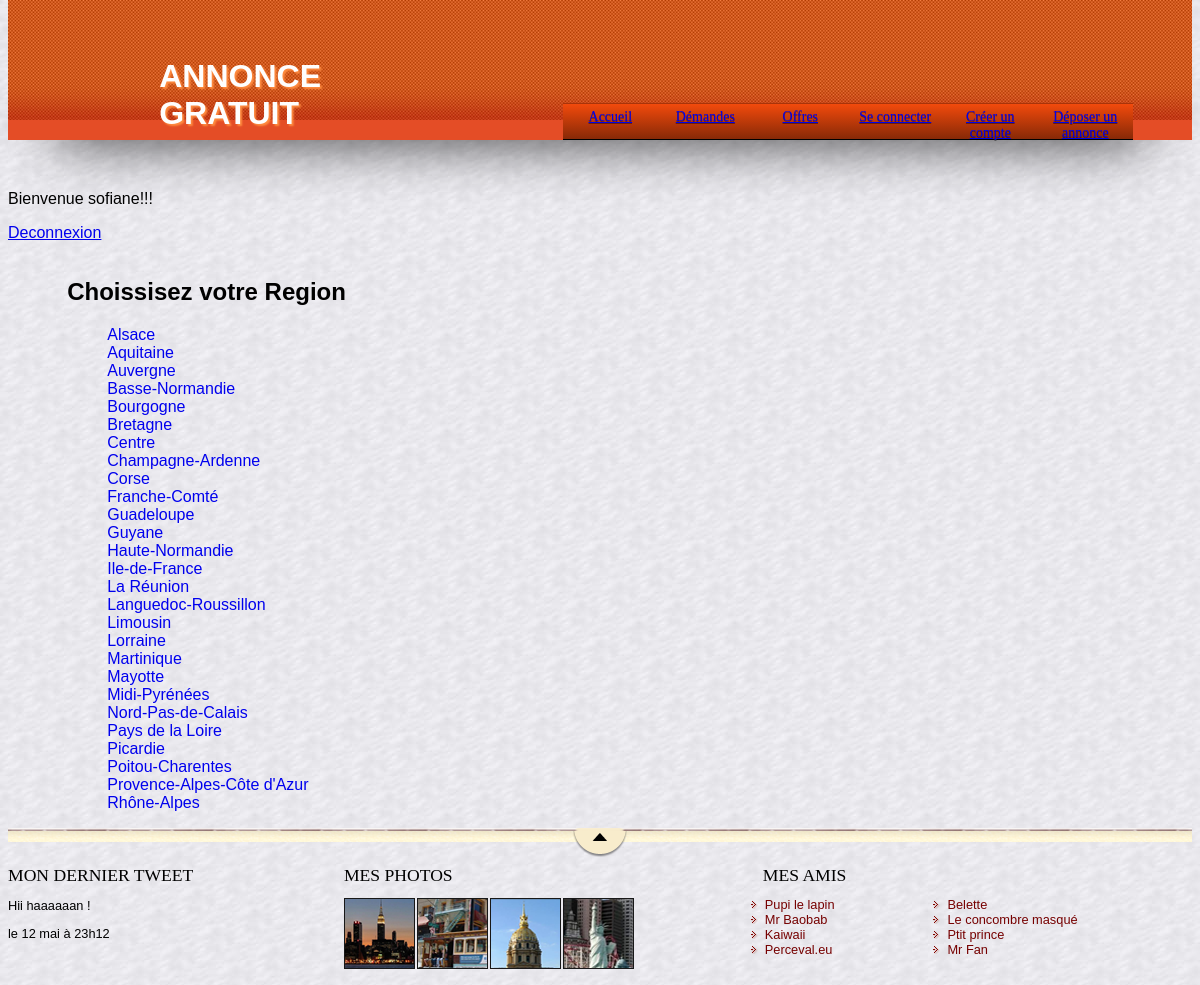
The page / (signed in) on the database its author committed.
### tables this page shows
CREATE TABLE IF NOT EXISTS `region` (
  `id_region` int(11) NOT NULL AUTO_INCREMENT,
  `nom_region` varchar(50) NOT NULL,
  PRIMARY KEY (`id_region`)
);

### protected/classes/RegionDeptManager.class.php (called while the page is built, shortened)
<?php
class RegionDeptManager {
    private $db;
    public function __construct($bdd) {
        $this->db = $bdd;
    }
    public function getRegions() {
        $regions = array();
        $query = $this->db->query("SELECT * FROM region ORDER BY nom_region");
        while ($donnees = $query->fetch(PDO::FETCH_ASSOC)) {
            $regions[] = new Region($donnees);
        }
        return $regions;
    }
}
?>

### protected/classes/Constructor.class.php (called while the page is built, shortened)
<?php
abstract class Constructor {
    public function hydrate(array $donnees) {
        foreach ($donnees as $key => $value) {
            $method = 'set' . ucfirst($key);
        }
    }
}
?>

### protected/classes/Region.class.php (called while the page is built, shortened)
<?php
class Region extends Constructor {
    private $nom_region;
    public function setNom_region($nom_region) {
        $this->nom_region = $nom_region;
    }
    public function getNom_region() {
        return $this->nom_region;
    }
}
?>

### protected/functions/functions.php (called while the page is built, shortened)
<?php
function cleanForShortURL($toClean) {
    $toClean = str_replace('&', '-and-', $toClean);
    $toClean = trim(preg_replace('/[^\w\d_ -]/si', '', $toClean));
    $toClean = str_replace(' ', '-', $toClean);
    $toClean = str_replace('--', '-', $toClean);
    return strtolower(strtr($toClean, $GLOBALS['normalizeChars']));
}
?>

### index.php (the view, shortened to what this page needs)
<?php
include 'protected/functions/functions.php';
?>
<!DOCTYPE html>
<head>
    <link rel="stylesheet" href="css/style.css" type="text/css">
</head>
<body>
    <?php include 'include/header.php'; ?>
    <div id="main" class="wrapper">
        <article>
            <h2>Choissisez votre Region</h2>
            <ul>
                <?php
                $reg_manager = new RegionDeptManager($bdd);
                $regions = $reg_manager->getRegions();
                foreach ($regions as $region) {
                    echo '<li><a href="http://annoncegratuit.olympe-network.com/offres/' .
                    cleanForShortURL($region->getNom_region()) .
                    '" title="' . $region->getNom_region() . '">' . $region->getNom_region() . '</a></li>'."\n";
                }
                ?>
            </ul>
        </article>
    </div>
    <?php include 'include/footer.php';
    ?>
</body>
</html>

### css/style.css (style rules this page uses)
body { margin-top: 0px; margin-bottom: 0px; font-family: Helvetica, "Helvetica Neue", Arial, sans-serif; background-image: url('../images/lgreybackground.jpg'); }
article { display: inline-block; vertical-align: top; }
article { width: 625px; margin-right: 15px; }
article li { list-style-type: none; }
article li a { text-decoration: none; }
.wrapper { margin:auto; width:90%; }

### rows shown on the page
region: nom_region "Alsace"
region: nom_region "Aquitaine"
region: nom_region "Auvergne"
region: nom_region "Basse-Normandie"
region: nom_region "Bourgogne"
region: nom_region "Bretagne"
region: nom_region "Centre"
region: nom_region "Champagne-Ardenne"
region: nom_region "Corse"
region: nom_region "Franche-Comté"
region: nom_region "Guadeloupe"
region: nom_region "Guyane"
region: nom_region "Haute-Normandie"
region: nom_region "Ile-de-France"
region: nom_region "La Réunion"
region: nom_region "Languedoc-Roussillon"
region: nom_region "Limousin"
region: nom_region "Lorraine"
region: nom_region "Martinique"
region: nom_region "Mayotte"
region: nom_region "Midi-Pyrénées"
region: nom_region "Nord-Pas-de-Calais"
region: nom_region "Pays de la Loire"
region: nom_region "Picardie"
region: nom_region "Poitou-Charentes"
region: nom_region "Provence-Alpes-Côte d'Azur"
region: nom_region "Rhône-Alpes"

### other values the page prints
$_SESSION['nom'] "sofiane"
